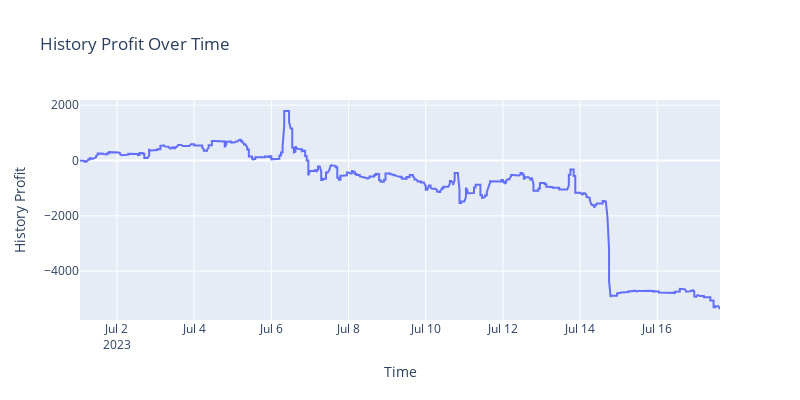

This figure's notebook cell:
### Code cell
import plotly.graph_objects as go

# Create traces
fig = go.Figure()
fig.add_trace(go.Scatter(x=df_linear["time"], y=df_linear["history_profit"],
                    mode='lines',
                    name='lines'))
# Set the title
fig.update_layout(title='History Profit Over Time',
                  xaxis=dict(title='Time'),
                  yaxis=dict(title='History Profit'))
fig.update_layout(width=800, height=400)
fig.show()

### Figure 1 — Plotly figure (JSON) as saved in the notebook; plotly's stock layout.template omitted (floating-point values rounded to 4 significant figures; data arrays with more than 128 entries replaced by an {"elided": "..."} marker saying what was removed)
{"data": [{"mode": "lines", "name": "lines", "type": "scatter", "x": {"elided": "1990 str values"}, "y": {"elided": "1990 float values"}}], "layout": {"height": 400, "title": {"text": "History Profit Over Time"}, "width": 800, "xaxis": {"title": {"text": "Time"}}, "yaxis": {"title": {"text": "History Profit"}}}}
